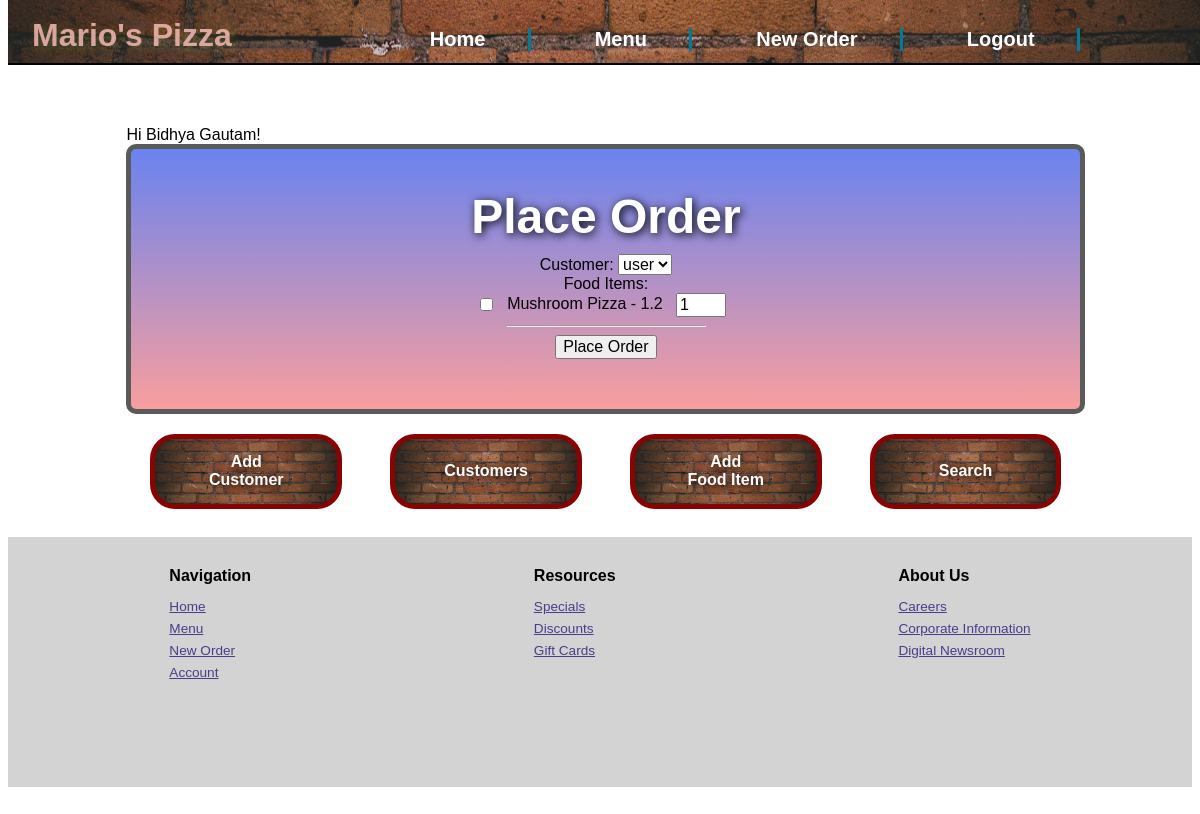
The page /order (signed in) on the database its author committed.
### models.py (models this page shows, shortened)
class Customer(UserMixin,db.Model):
    id = db.Column(db.Integer, primary_key=True)
    name = db.Column(db.String(50))
    email = db.Column(db.String(50),unique=True)
    phone = db.Column(db.String(20))
    user_password = db.Column(db.String(50))
    role=db.Column(db.Integer,default=1) # 1 for user, 2 for admin
    orders = db.relationship('Order', backref='customer', lazy=True)
    def is_admin(self):
        return self.role == 2

class Food(db.Model):
    id = db.Column(db.Integer, primary_key=True)
    name = db.Column(db.String(50))
    price = db.Column(db.Float)
    category=db.Column(db.String(50))

### routes.py (the view, shortened to what this page needs)
@app.route('/order', methods=['POST','GET'])
@login_required
def create_order():
    if request.method=='GET':
        customers = Customer.query.filter_by(role=1) # returns all the customer in customer table excepts admins
        foods = Food.query.all() #returns all the foods in food table
        return render_template('new_order.html', customers=customers, foods=foods)

### routes.py (called while the page is built)
@login_manager.user_loader
def load_user(email):
    return Customer.query.filter_by(email=email).first()

### templates/new_order.html
{% extends 'base.html' %}
{% block content %}
        <div class="topcontainer" id="new_orderstop">
          <h2>Place Order</h2>
          <form method="post" action="{{ url_for('create_order') }}">
            {% if current_user.is_admin() %}
              <label for="customer_id">Customer:</label>
              <select name="customer_id" id="customer_id">
                {% for customer in customers %}
                  <option value="{{ customer.id }}">{{ customer.name }}</option>
                {% endfor %}
              </select><br>
            {% else %}
              Order for: {{current_user.name }}
              <input type="hidden" id="customer_id" name="customer_id" value="{{current_user.id}}" min="1"><br>
            {% endif %}
            <label for="food_items">Food Items:</label><br>
            {% for food in foods %}
              <input type="checkbox" id="food_{{ food.id }}" name="food_items" value="{{ food.id }}">
              <label for="food_{{ food.id }}">{{ food.name }} - {{ food.price }}</label>&nbsp;&nbsp;
              <input type="number" id="quantity_{{ food.id }}" name="quantity_{{ food.id }}" value="1" min="1"><br>
            {% endfor %}
            <hr>
            <input type="submit" value="Place Order">
          </form>
        </div>
        {% endblock %}

### templates/base.html (shortened to what this page needs)
<!DOCTYPE html>
<html>
<head>
<link rel=stylesheet href=" {{ url_for('static', filename='css/main.css') }}">
</head>
<header>
    <h1>Mario's Pizza  </h1>
    <nav class="topnav">
        <ul class="navlist">
            {% if current_user.is_authenticated %}
                <li><a href="/logout">Logout</a></li>
            {% else %}
                <li><a href="/login">Login</a></li>
            {% endif %}
            <li><a href="/order">New Order</a></li>
            <li><a href="/foods">Menu</a></li>
            <li><a href="/">Home</a></li>
        </ul>
    </nav>
</header>
Welcome to food ordering app
<body>
    <div class="gridcontainer">
        <span>
            {% if current_user.is_authenticated %}
                Hi {{ current_user.name }}!
            {% endif %}
        </span>
        {% block content %}{% endblock %}
        {% if current_user.is_authenticated and current_user.is_admin() %}
            <div class="middlecontainer1">
                <a href="/customer">
                    <div class="types2" id="new_customer">
                        <p>Add<br>Customer</p>
                    </div>
                </a>
                <a href="/customers">
                    <div class="types1" id="customers">
                        <p>Customers</p>
                    </div>
                </a>
                <a href="/food">
                    <div class="types2" id="new_food">
                        <p>Add<br>Food Item</p>
                    </div>
                </a>
                <a href="/search">
                    <div class="types1" id="search">
                        <p>Search</p>
                    </div>
                </a>
            </div>
        {% endif %}
    </div>
</body>
<br/>
<footer>
    <div class="footerone">
        <h3>Navigation</h3>
        <p><a href="/">Home</a></p>
        <p><a href="/foods">Menu</a></p>
        <p><a href="/order">New Order</a></p>
        <p><a href="/login">Account</a></p>
    </div>
    <div class="footertwo">
        <h3>Resources</h3>
        <p><a href="/comingsoon">Specials</a></p>
        <p><a href="/comingsoon">Discounts</a></p>
        <p><a href="/comingsoon">Gift Cards</a></p>
    </div>
    <div class="footerthree">
        <h3>About Us</h3>
        <p><a href="/comingsoon">Careers</a></p>
        <p><a href="/comingsoon">Corporate Information</a></p>
        <p><a href="/comingsoon">Digital Newsroom</a></p>
    </div>
</footer>
</html>

### static/css/main.css (style rules this page uses)
* { box-sizing: border-box; font-size: 16px; font-family: Arial, Helvetica, sans-serif; }
body { display: relative; height: 100vh; }
.gridcontainer { grid-template-columns: repeat(20, 1fr); grid-template-rows: repeat(20, 1fr); grid-auto-rows: minmax( 100px, 300px); width: 81%; margin-top: 100px; margin-left: 10%; margin-right: 10%; }
input[type="checkbox"], input[type="number"] { display: inline-block; vertical-align: middle; margin-right: 10px; }
input[type="number"] { width: 50px; }
header { position: fixed; top: 0px; width: 100vw; height: 8%; color: rgb(249, 171, 171); font-family: "arial", sans-serif; background-image: url('/static/images/topimage.jpg'); background-position: center; background-size: cover; border-bottom: 2px solid rgba(0, 0, 0); z-index: 99; }
header nav { list-style: none; position: fixed; display: inline-flex; width: 100%; top: 2%; }
header nav ul { display: flex; flex-direction: row-reverse; width: 100%; margin-right: 8%; list-style: none; }
header nav ul li { margin-left: 3%; flex-direction: row-reverse; border-right: 2px solid rgb(5, 121, 150); padding-right: 2%; }
@media only screen and (min-width: 900px) { header nav ul li { margin-right: 3%; padding-right: 4%; border-right: 3px solid rgb(5, 121, 150); } }
@media only screen and (min-width: 900px) { header nav ul li a { font-size: 1.25rem; } }
@media only screen and (min-width: 900px) { header nav { top: 1.5%; margin-bottom: 5%; } }
header nav ul li a { text-decoration: none; color: rgb(255, 255, 255); font-weight: 700; }
header h1 { font-size: 2rem; position: relative; display: flex; flex-direction: column-reverse; bottom: 7%; margin-left: 2%; color: rgba(250, 189, 189, 0.815); text-shadow: 2px 2px 10px rgba(255, 255, 0, 0.192); }
.topcontainer { position: relative; display: flex; flex-direction: column; background-size: cover; background-image: linear-gradient(rgba(88, 130, 255, 0.866), rgba(251, 160, 160, 0.913)); background-color: rgba(190, 32, 32, 0.519); background-repeat: no-repeat; min-height: 200px; border: 5px solid rgb(90, 90, 90); border-radius: 10px; }
.topcontainer h2 { margin-bottom: 0px; font-size: 2.5rem; color: white; text-shadow:2px 2px 10px rgba(0, 0, 0); }
@media only screen and (min-width: 750px) { .topcontainer h2 { font-size: 3rem; text-align: center; } }
@media only screen and (min-width: 750px) { .topcontainer { padding-left: 85px; padding-right: 85px; padding-bottom: 85px; text-align: center; } }
@media only screen and (min-width: 750px) { .topcontainer h2 { text-align: center; } }
.middlecontainer1, .middlecontainer2 { grid-area: 6 / 1 / 10 / 21; position: relative; display: flex; justify-content: space-around; min-height: 95px; align-items: center; }
.middlecontainer1 { margin-top: 10px; }
.middlecontainer1 a, .middlecontainer2 a { text-decoration: none; min-width: 20%; }
.types1, .types2 { min-width: 20%; max-width: 100%; height: 75px; display: flex; text-align: center; align-items: center; justify-content: center; border: 5px solid rgb(138, 3, 3); background-size: cover; background-repeat: no-repeat; background-position: center; color: rgb(255, 252, 252); font-weight: 700; font-size: 2rem; text-shadow: 1px 1px 10px rgb(1, 1, 1); background-image: url("/static/images/topimage.jpg"); border-radius: 25px; }
#new_orderstop { padding-left: 20px; padding-right: 20px; padding-bottom: 50px; }
#new_orderstop h2 { margin-bottom: 10px; }
#new_orderstop hr { max-width: 200px; }
footer { position: relative; height: 250px; display: flex; width: auto; background-color: lightgray; justify-content: space-around; padding: 20px; }
.footerone, .footertwo, .footerthree { line-height: 5px; }
.footerone a, .footertwo a, .footerthree a { font-size: 0.85rem; color: darkslateblue; }
.footerone h3, .footertwo h3, .footerthree h3 { margin-bottom: 25px; }

### rows shown on the page
Customer: name "Bidhya Gautam"
Food: name "Mushroom Pizza", price "1.2", id "1"

### other values the page prints
form field customer_id "user"
